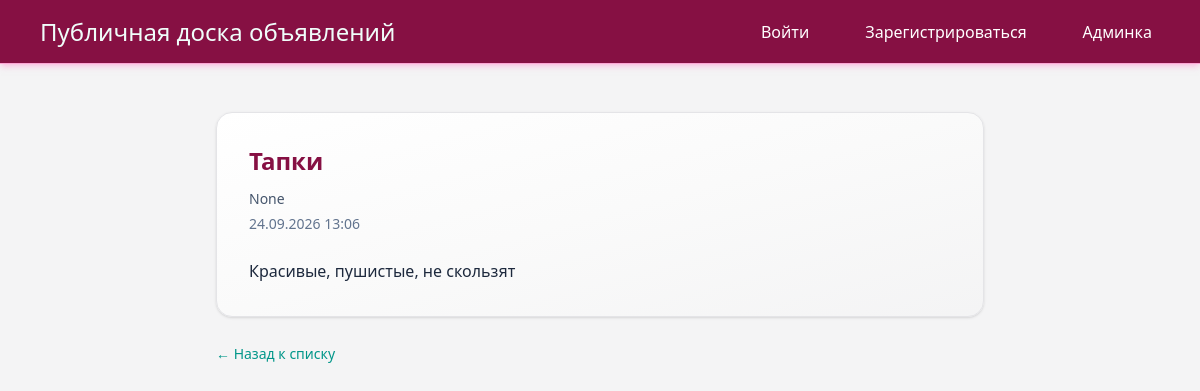
The page /notice/1/ on the database its author committed.
### notice/models.py (models this page shows, shortened)
class Notice(models.Model):
    title = models.CharField(max_length=100, verbose_name='Заголовок')
    content = models.TextField(verbose_name='Информация')
    author_name = models.ForeignKey(User, on_delete=models.CASCADE, verbose_name='Автор', related_name='notices', null=True, blank=True)
    created_at = models.DateTimeField(auto_now_add=True, verbose_name='Дата публикации')
    class Meta:
        verbose_name = 'Объявление'
        verbose_name_plural = 'Объявления'
        ordering = ['-created_at']

### notice/views.py (the view)
# urls.py: path('notice/<int:notice_id>/', views.notice_detail, name='notice_details'),
def notice_detail(request, notice_id):
    notice = get_object_or_404(Notice, pk=notice_id)
    context = {
        'notice': notice,
        'page_title': notice.title
    }
    return render(request, 'notice/notice_details.html', context)

### notice/templates/notice/notice_details.html (shortened to what this page needs)
{% extends 'notice/base.html' %}
{% block content %}
    <article class="max-w-3xl mx-auto mt-12 p-8 rounded-2xl bg-gradient-to-br from-white via-zinc-50 to-zinc-100 border border-zinc-200 shadow-sm">
        <h1 class="text-pink-900 text-2xl font-bold flex items-center gap-3">
            {{ notice.title }}
        </h1>
        <span class="inline-block mt-3 text-slate-600 text-sm font-medium">{{ notice.author_name }}</span>
        <div class="text-slate-500 text-sm mt-1">{{ notice.created_at|date:"d.m.Y H:i" }}</div>
        <div class="mt-6 text-slate-800 leading-relaxed">{{ notice.content }}</div>
    </article>
    <div class="max-w-3xl mx-auto mt-6">
        <a href="{% url 'notice:notice_list' %}" class="inline-flex items-center gap-1 text-teal-600 hover:text-teal-700 hover:underline text-sm font-medium transition-colors">← Назад к списку</a>
    </div>
{% endblock %}

### rows shown on the page
Notice: title "Тапки", author_name "None", created_at "24.09.2026 13:06", content "Красивые, пушистые, не скользят"
